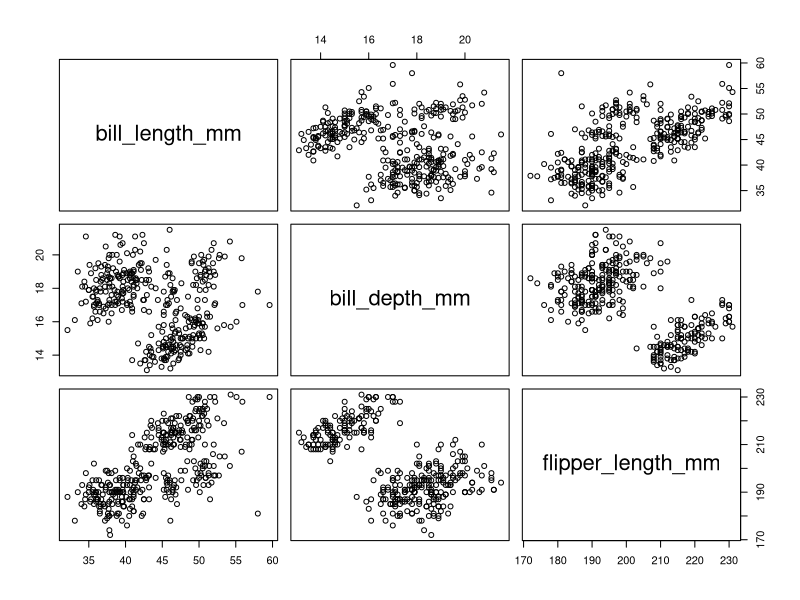
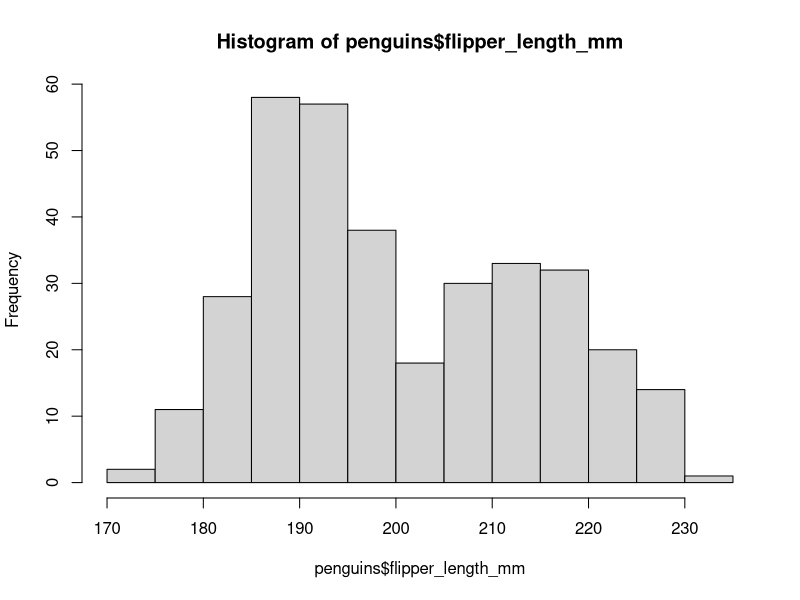

R code for these plots, in order:
## ---- chunk 1
knitr::opts_chunk$set(echo = TRUE)
## ---- chunk 2
require(palmerpenguins)
head(penguins)
## ---- chunk 3
plot(penguins[,3:5])
## ---- chunk 4
hist(penguins$flipper_length_mm)
